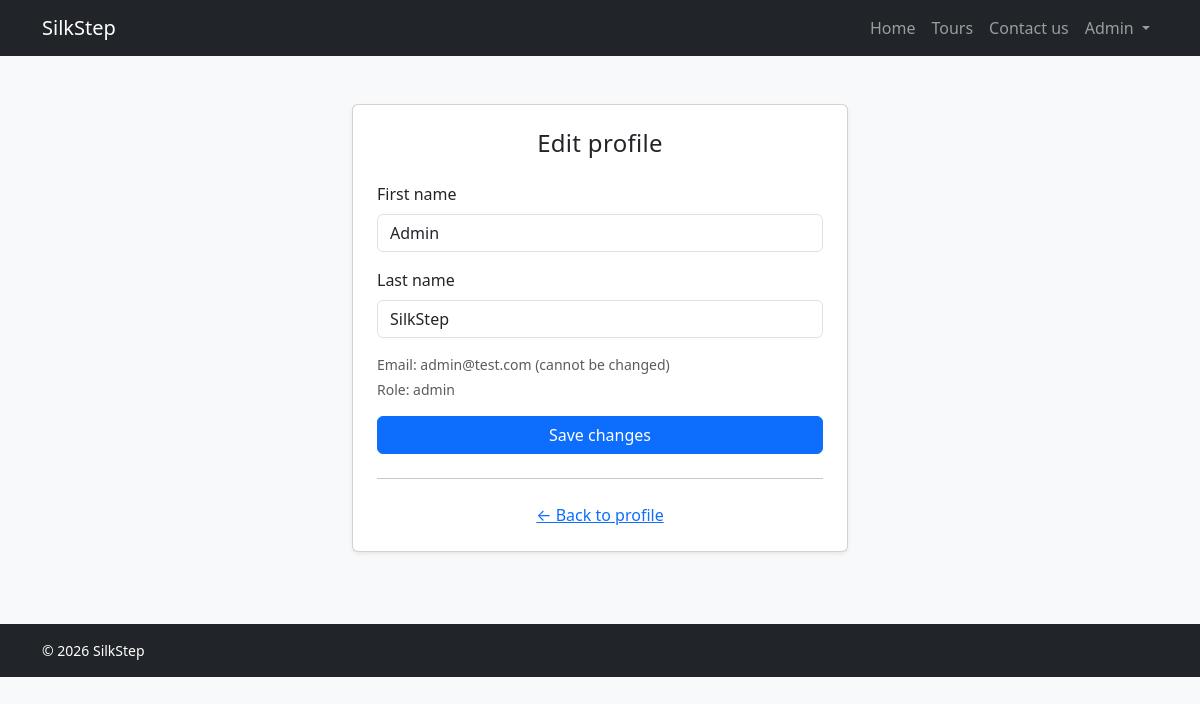
The page /profile/edit (signed in) on the database its author committed.
### tables this page shows
CREATE TABLE users (
    id INTEGER PRIMARY KEY AUTOINCREMENT,
    name TEXT NOT NULL,
    surname TEXT NOT NULL,
    email TEXT NOT NULL UNIQUE,
    password TEXT NOT NULL,
    role TEXT NOT NULL CHECK(role IN ('guide', 'participant', 'admin'))
);

### app.py (the view, shortened to what this page needs)
@app.route("/profile/edit", methods=["GET", "POST"])
def edit_profile():
    if not current_user.is_authenticated:
        return redirect(url_for("login"))
    return render_template("edit_profile.html", user=current_user)

### app.py (called while the page is built)
@login_manager.user_loader
def load_user(user_id):
    row = users_dao.get_user_by_id(int(user_id))
    return User(row) if row else None

### users_dao.py (called while the page is built)
def get_user_by_id(user_id):
    conn = sqlite3.connect("silkstep.db")
    conn.row_factory = sqlite3.Row
    row = conn.execute("SELECT * FROM users WHERE id = ?", (user_id,)).fetchone()
    conn.close()
    return row

### templates/edit_profile.html (shortened to what this page needs)
{% extends "base.html" %}
{% block content %}
<section class="container py-5" style="max-width: 520px;">
  <div class="card shadow-sm">
    <div class="card-body p-4">
      <h1 class="h4 mb-4 text-center">Edit profile</h1>
      <form method="POST" action="{{ url_for('edit_profile') }}">
        <div class="mb-3">
          <label class="form-label">First name</label>
          <input type="text" name="txt_name" class="form-control"
                 value="{{ user.name }}" required>
        </div>
        <div class="mb-3">
          <label class="form-label">Last name</label>
          <input type="text" name="txt_surname" class="form-control"
                 value="{{ user.surname }}" required>
        </div>
        <p class="text-muted small mb-1">Email: {{ user.email }} (cannot be changed)</p>
        <p class="text-muted small mb-3">Role: {{ user.role }}</p>
        <button type="submit" class="btn btn-primary w-100">Save changes</button>
      </form>
      <hr class="my-4">
      <p class="text-center mb-0">
        <a href="{{ url_for('profile') }}">← Back to profile</a>
      </p>
    </div>
  </div>
</section>
{% endblock %}

### templates/base.html (shortened to what this page needs)
<!DOCTYPE html>
<html lang="en">
<head>
  <link href="https://cdn.jsdelivr.net/npm/bootstrap@5.3.0/dist/css/bootstrap.min.css" rel="stylesheet">
  <link rel="stylesheet" href="{{ url_for('static', filename='css/style.css') }}">
</head>
<body>
  <nav class="navbar navbar-expand-lg navbar-dark bg-dark">
    <div class="container">
      <a class="navbar-brand" href="{{ url_for('home') }}">SilkStep</a>
      <div class="collapse navbar-collapse" id="mainNav">
        <ul class="navbar-nav ms-auto align-items-lg-center">
          <li class="nav-item">
            <a class="nav-link" href="{{ url_for('home') }}">Home</a>
          </li>
          <li class="nav-item">
            <a class="nav-link" href="{{ url_for('tours') }}">Tours</a>
          </li>
          <li class="nav-item">
            <a class="nav-link" href="{{ url_for('contact') }}">Contact us</a>
          </li>
          {% if current_user.is_authenticated %}
          <li class="nav-item dropdown">
            <a class="nav-link dropdown-toggle" href="#" role="button"
               data-bs-toggle="dropdown" aria-expanded="false">
              {{ current_user.name }}
            </a>
          </li>
          {% else %}
          <li class="nav-item">
            <a class="nav-link" href="{{ url_for('login') }}">Login</a>
          </li>
          {% endif %}
        </ul>
      </div>
    </div>
  </nav>
  {% block content %}{% endblock %}
  <footer class="bg-dark text-white py-3 mt-4">
    <div class="container small">&copy; 2026 SilkStep</div>
  </footer>
</body>
</html>

### static/css/style.css (style rules this page uses)
body { background-color: #f8f9fa; color: #212529; }
h1 { font-weight: 700; letter-spacing: 0.3px; }

### rows shown on the page
users: name "Admin", txt_name "Admin", txt_surname "SilkStep", email "admin@test.com", role "admin"
